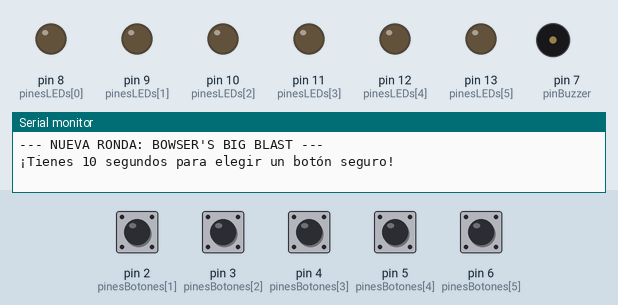
Simulated run of this sketch. Board: Arduino Uno, built with avr-gcc and run on an emulated ATmega328P. Shown: output pins drawn as LEDs (lit = HIGH), buzzer (waves = sounding), the last lines printed to the serial monitor. Dashed ring = blinking. The inputs (shaded band) are chosen by the test bench; at power-on: pin 2 (pinesBotones[1]), pin 3 (pinesBotones[2]), pin 4 (pinesBotones[3]), pin 5 (pinesBotones[4]), pin 6 (pinesBotones[5]) HIGH. Random numbers use the default seed unless the sketch sets one.

Above: at 1.2 s.
1.3 s: pin 3 (pinesBotones[2]) pulled LOW for 0.15 s
At 1.6 s:
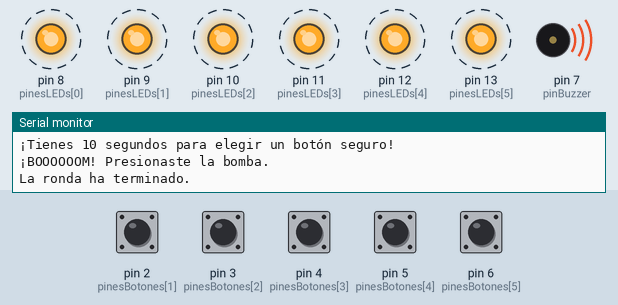
4.3 s: pin 4 (pinesBotones[3]) pulled LOW for 1 s
At 5.2 s:
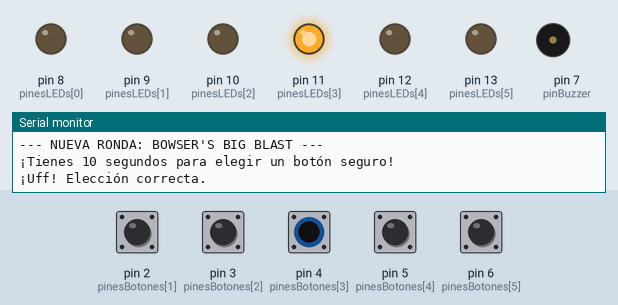
6.8 s: pin 5 (pinesBotones[4]) pulled LOW for 0.15 s
At 8.1 s:
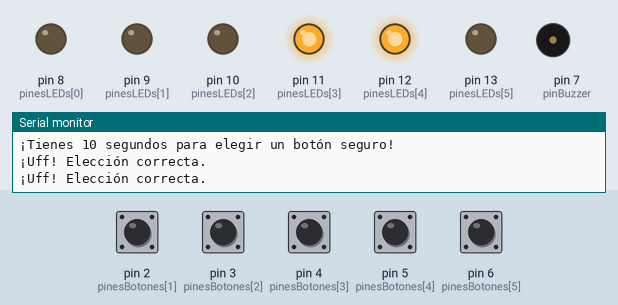
8.4 s: pin 6 (pinesBotones[5]) pulled LOW for 0.15 s
At 9.5 s:
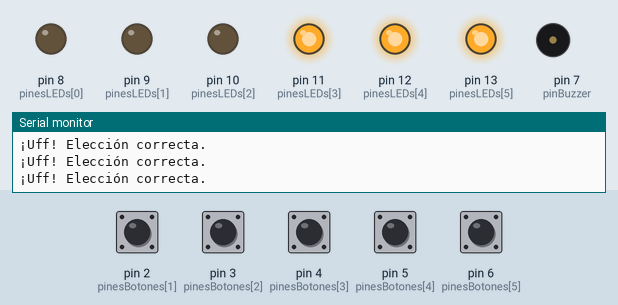
10.0 s: pin 3 (pinesBotones[2]) pulled LOW for 1 s
At 10.7 s:
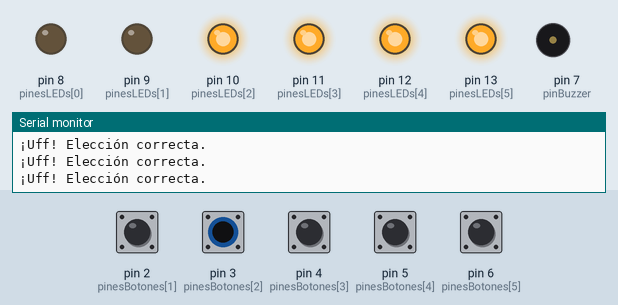
12.5 s: pin 2 (pinesBotones[1]) pulled LOW for 0.15 s
At 13.2 s:
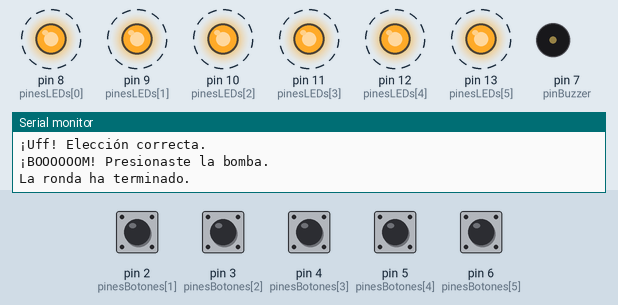
Timing chart, 0 to 15.5 s (numbered marks = the images above; inputs shaded):
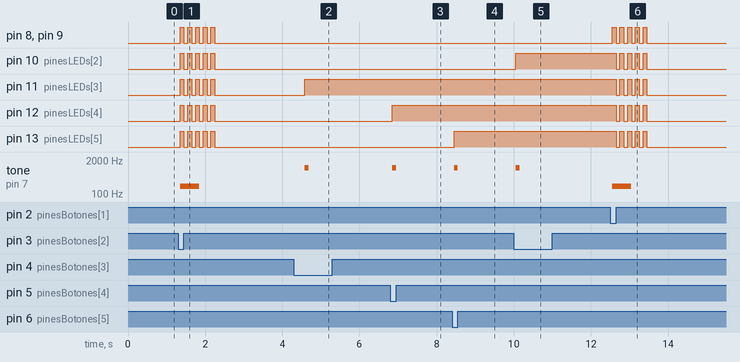

Measured:
- after the input at 1.3 s, pin 8 (pinesLEDs[0]), pin 9 (pinesLEDs[1]), pin 10 (pinesLEDs[2]), pin 11 (pinesLEDs[3]), pin 12 (pinesLEDs[4]), pin 13 (pinesLEDs[5]): alternates HIGH for 0.10 s and LOW for 0.10 s, 10 changes in all, then stays LOW, starting after 0.05 s; tone on pin 7 (pinBuzzer): silent → 200 Hz after 0.05 s, → silent 0.50 s later
- after the input at 4.3 s, pin 11 (pinesLEDs[3]): LOW → HIGH after 0.28 s; tone on pin 7 (pinBuzzer): silent → 1000 Hz after 0.28 s, → silent 0.10 s later
- after the input at 6.8 s, pin 12 (pinesLEDs[4]): LOW → HIGH after 0.05 s; tone on pin 7 (pinBuzzer): silent → 1000 Hz after 0.05 s, → silent 0.10 s later
- after the input at 8.4 s, pin 13 (pinesLEDs[5]): LOW → HIGH after 0.05 s; tone on pin 7 (pinBuzzer): silent → 1000 Hz after 0.05 s, → silent 0.10 s later
- after the input at 10.0 s, pin 10 (pinesLEDs[2]): LOW → HIGH after 0.05 s; tone on pin 7 (pinBuzzer): silent → 1000 Hz after 0.05 s, → silent 0.10 s later
- after the input at 12.5 s, pin 8 (pinesLEDs[0]), pin 9 (pinesLEDs[1]): alternates HIGH for 0.10 s and LOW for 0.10 s, 10 changes in all, then stays LOW, starting after 0.05 s

The sketch:

ITEM1.1.ino
```cpp
// --- CONFIGURACIÓN DEL JUEGO ---
const int NUM_POSICIONES = 6; // Configurable entre 4 y 6

// ¡CAMBIAMOS EL PIN 1 POR EL A1 PARA MATAR EL FANTASMA!
const int pinesBotones[NUM_POSICIONES] = {0, 2, 3, 4, 5, 6};
const int pinesLEDs[NUM_POSICIONES] = {8, 9, 10, 11, 12, 13};
const int pinBuzzer = 7;

// Variables de estado del juego
int indiceBomba;
bool botonesPresionados[NUM_POSICIONES];
int aciertos = 0;
int rachaAciertos = 0;
bool juegoActivo = false;

// --- DIFICULTAD: TIEMPO ---
unsigned long tiempoUltimaAccion;
// 10 segundos (10000 ms)
const unsigned long TIEMPO_MAXIMO = 10000;

void setup() {
  Serial.begin(9600);

  // Inicializar pines
  for (int i = 0; i < NUM_POSICIONES; i++) {
    pinMode(pinesBotones[i], INPUT_PULLUP);
    pinMode(pinesLEDs[i], OUTPUT);
    digitalWrite(pinesLEDs[i], LOW);
  }
  pinMode(pinBuzzer, OUTPUT);

  // Generación de semilla aleatoria
  randomSeed(analogRead(0));

  iniciarRonda();
}

void loop() {
  if (!juegoActivo) {
    for (int i = 0; i < NUM_POSICIONES; i++) {
      if (digitalRead(pinesBotones[i]) == LOW) {
        delay(200);
        iniciarRonda();
        break;
      }
    }
    return;
  }

  // Lógica de dificultad por tiempo límite
  if (millis() - tiempoUltimaAccion > TIEMPO_MAXIMO) {
    Serial.println("\n¡TIEMPO AGOTADO! Te demoraste mucho y la bomba explotó.");
    Serial.println("La ronda ha terminado.");
    secuenciaDerrota();
    rachaAciertos = 0;
    juegoActivo = false;
    return;
  }

  // Revisar botones
  for (int i = 0; i < NUM_POSICIONES; i++) {
    if (digitalRead(pinesBotones[i]) == LOW && !botonesPresionados[i]) {
      delay(50); // Antirrebote

      if (digitalRead(pinesBotones[i]) == LOW) {
        botonesPresionados[i] = true;
        procesarJugada(i);
      }
    }
  }
}

void iniciarRonda() {
  Serial.println("\n--- NUEVA RONDA: BOWSER'S BIG BLAST ---");
  Serial.println("¡Tienes 10 segundos para elegir un botón seguro!");

  aciertos = 0;
  juegoActivo = true;
  for (int i = 0; i < NUM_POSICIONES; i++) {
    botonesPresionados[i] = false;
    digitalWrite(pinesLEDs[i], LOW);
  }

  indiceBomba = random(NUM_POSICIONES);
  tiempoUltimaAccion = millis();
}

void procesarJugada(int posicionElegida) {
  if (posicionElegida == indiceBomba) {
    Serial.println("¡BOOOOOOM! Presionaste la bomba.");
    Serial.println("La ronda ha terminado.");

    secuenciaDerrota();
    rachaAciertos = 0;
    juegoActivo = false;

  } else {
    Serial.println("¡Uff! Elección correcta.");
    digitalWrite(pinesLEDs[posicionElegida], HIGH);

    melodiaExito();
    aciertos++;

    // Reiniciamos el temporizador con la jugada válida
    tiempoUltimaAccion = millis();

    if (aciertos == NUM_POSICIONES - 1) {
      Serial.println("¡FELICIDADES! Encontraste todos los botones seguros.");
      rachaAciertos++;
      Serial.print("Racha actual: "); Serial.println(rachaAciertos);

      secuenciaVictoria();
      juegoActivo = false;
    }
  }
}

// --- FUNCIONES DE EFECTOS ---

void melodiaExito() {
  tone(pinBuzzer, 1000, 100);
  delay(150);
}

void secuenciaDerrota() {
  tone(pinBuzzer, 200, 500);

  for(int j=0; j<5; j++){
    for (int i = 0; i < NUM_POSICIONES; i++) {
      digitalWrite(pinesLEDs[i], HIGH);
    }
    delay(100);
    for (int i = 0; i < NUM_POSICIONES; i++) {
      digitalWrite(pinesLEDs[i], LOW);
    }
    delay(100);
  }
}

void secuenciaVictoria() {
  tone(pinBuzzer, 523, 150);
  delay(150);
  tone(pinBuzzer, 659, 150);
  delay(150);
  tone(pinBuzzer, 784, 150);
  delay(150);
  tone(pinBuzzer, 1046, 400);

  for(int j = 0; j < 4; j++){
    for (int i = 0; i < NUM_POSICIONES; i++) {
      digitalWrite(pinesLEDs[i], HIGH);
    }
    delay(150);
    for (int i = 0; i < NUM_POSICIONES; i++) {
      digitalWrite(pinesLEDs[i], LOW);
    }
    delay(150);
  }
}
```
